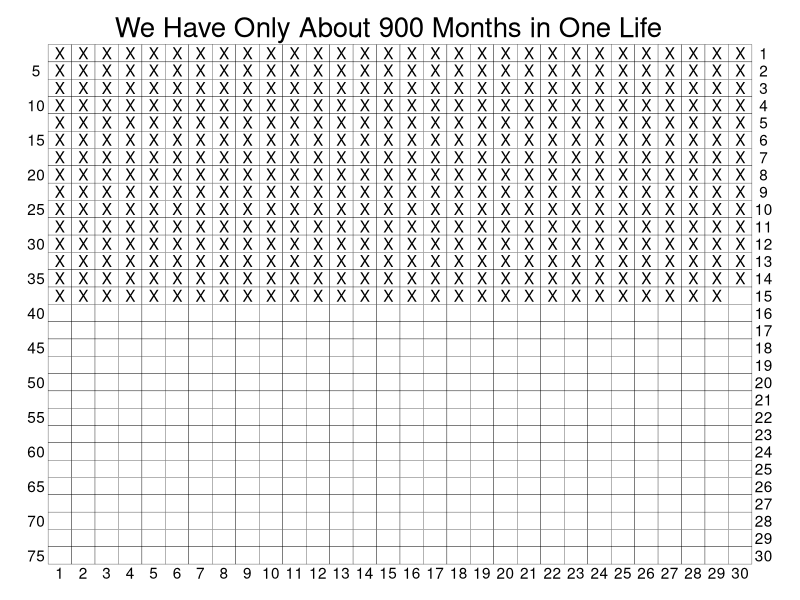

Recreate this plot in R.
library(tidyverse)

g <- expand_grid(row = 1:30, col = 1:30) %>%
  mutate(passed = (row_number() <= 37 * 12 + 5)) %>%
  ggplot(aes(x = col, y = -row)) +
  geom_tile(fill = "white", color = "black") +
  geom_text(aes(label = ifelse(passed, "X", ""))) +
  geom_text(data = tibble(x = 1:30, y = -31),
            aes(x = x, y = y, label = x)) +
  geom_text(data = tibble(x = 0, y = seq(2,30,by=2), age = seq(5,75,by=5)),
            aes(x = x, y = -y, label = age)) +
  geom_text(data = tibble(x = 31, y = 1:30),
            aes(x = x, y = -y, label = y)) +
  geom_text(data = tibble(x = 15, y = .5,
                          text = "We Have Only About 900 Months in One Life"),
            aes(x = x, y = y, label = text), cex = 7) +
  theme_void()
g %>% ggsave(filename = "plot.png", width = 8, height = 6)
